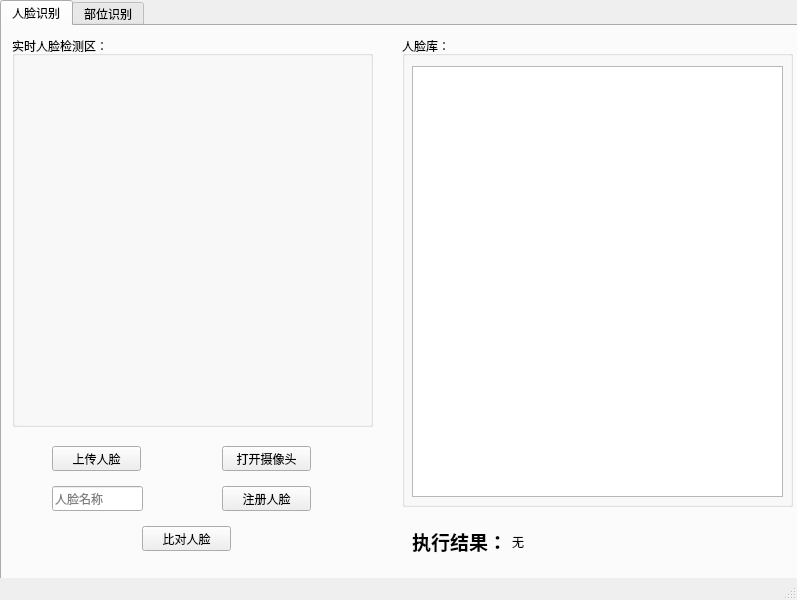
<?xml version="1.0" encoding="UTF-8"?>
<ui version="4.0">
 <class>mainWindow</class>
 <widget class="QMainWindow" name="mainWindow">
  <property name="geometry">
   <rect>
    <x>0</x>
    <y>0</y>
    <width>797</width>
    <height>600</height>
   </rect>
  </property>
  <property name="windowTitle">
   <string>Test</string>
  </property>
  <widget class="QWidget" name="centralwidget">
   <widget class="QTabWidget" name="tabWidget">
    <property name="geometry">
     <rect>
      <x>0</x>
      <y>0</y>
      <width>811</width>
      <height>581</height>
     </rect>
    </property>
    <property name="currentIndex">
     <number>0</number>
    </property>
    <widget class="QWidget" name="tab">
     <attribute name="title">
      <string>人脸识别</string>
     </attribute>
     <widget class="QGroupBox" name="groupBox">
      <property name="geometry">
       <rect>
        <x>10</x>
        <y>10</y>
        <width>361</width>
        <height>391</height>
       </rect>
      </property>
      <property name="title">
       <string>实时人脸检测区：</string>
      </property>
      <widget class="QLabel" name="displayLabel">
       <property name="geometry">
        <rect>
         <x>10</x>
         <y>30</y>
         <width>341</width>
         <height>351</height>
        </rect>
       </property>
       <property name="text">
        <string/>
       </property>
       <property name="alignment">
        <set>Qt::AlignCenter</set>
       </property>
      </widget>
     </widget>
     <widget class="QGroupBox" name="groupBox_2">
      <property name="geometry">
       <rect>
        <x>400</x>
        <y>10</y>
        <width>391</width>
        <height>471</height>
       </rect>
      </property>
      <property name="title">
       <string>人脸库：</string>
      </property>
      <widget class="QListWidget" name="faceList">
       <property name="geometry">
        <rect>
         <x>10</x>
         <y>30</y>
         <width>371</width>
         <height>431</height>
        </rect>
       </property>
       <property name="alternatingRowColors">
        <bool>true</bool>
       </property>
       <property name="iconSize">
        <size>
         <width>100</width>
         <height>100</height>
        </size>
       </property>
       <property name="gridSize">
        <size>
         <width>150</width>
         <height>150</height>
        </size>
       </property>
       <property name="viewMode">
        <enum>QListView::IconMode</enum>
       </property>
       <property name="batchSize">
        <number>150</number>
       </property>
       <property name="sortingEnabled">
        <bool>false</bool>
       </property>
      </widget>
     </widget>
     <widget class="QPushButton" name="uploadButton">
      <property name="geometry">
       <rect>
        <x>50</x>
        <y>420</y>
        <width>89</width>
        <height>25</height>
       </rect>
      </property>
      <property name="text">
       <string>上传人脸</string>
      </property>
     </widget>
     <widget class="QPushButton" name="startCameraButton">
      <property name="geometry">
       <rect>
        <x>220</x>
        <y>420</y>
        <width>89</width>
        <height>25</height>
       </rect>
      </property>
      <property name="text">
       <string>打开摄像头</string>
      </property>
     </widget>
     <widget class="QLabel" name="label">
      <property name="geometry">
       <rect>
        <x>410</x>
        <y>500</y>
        <width>101</width>
        <height>31</height>
       </rect>
      </property>
      <property name="font">
       <font>
        <pointsize>14</pointsize>
        <weight>75</weight>
        <bold>true</bold>
        <underline>false</underline>
       </font>
      </property>
      <property name="text">
       <string>执行结果：</string>
      </property>
     </widget>
     <widget class="QLabel" name="resultLabel">
      <property name="geometry">
       <rect>
        <x>510</x>
        <y>490</y>
        <width>281</width>
        <height>51</height>
       </rect>
      </property>
      <property name="text">
       <string>无</string>
      </property>
      <property name="wordWrap">
       <bool>true</bool>
      </property>
     </widget>
     <widget class="QPushButton" name="registerButton">
      <property name="geometry">
       <rect>
        <x>220</x>
        <y>460</y>
        <width>89</width>
        <height>25</height>
       </rect>
      </property>
      <property name="text">
       <string>注册人脸</string>
      </property>
     </widget>
     <widget class="QPushButton" name="recognitionButton">
      <property name="geometry">
       <rect>
        <x>140</x>
        <y>500</y>
        <width>89</width>
        <height>25</height>
       </rect>
      </property>
      <property name="text">
       <string>比对人脸</string>
      </property>
     </widget>
     <widget class="QLineEdit" name="userName">
      <property name="geometry">
       <rect>
        <x>50</x>
        <y>460</y>
        <width>91</width>
        <height>25</height>
       </rect>
      </property>
      <property name="text">
       <string/>
      </property>
      <property name="placeholderText">
       <string>人脸名称</string>
      </property>
     </widget>
    </widget>
    <widget class="QWidget" name="tab_2">
     <attribute name="title">
      <string>部位识别</string>
     </attribute>
     <widget class="QLabel" name="label_2">
      <property name="geometry">
       <rect>
        <x>30</x>
        <y>50</y>
        <width>67</width>
        <height>17</height>
       </rect>
      </property>
      <property name="text">
       <string>222</string>
      </property>
     </widget>
    </widget>
   </widget>
  </widget>
  <widget class="QMenuBar" name="menubar">
   <property name="geometry">
    <rect>
     <x>0</x>
     <y>0</y>
     <width>797</width>
     <height>22</height>
    </rect>
   </property>
  </widget>
  <widget class="QStatusBar" name="statusbar"/>
 </widget>
 <resources/>
 <connections/>
</ui>
